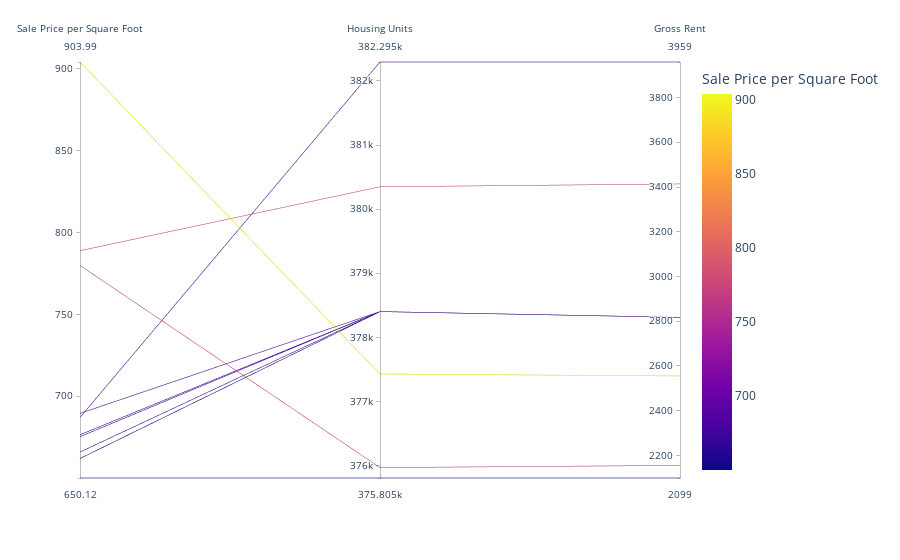

Notebook code cell kept with this figure:
### Code cell
# Parallel Coordinates Plot
px.parallel_coordinates(neighborhood_tenR, color="sale_price_sqr_foot", labels={"sale_price_sqr_foot": "Sale Price per Square Foot",
                "housing_units": "Housing Units", "gross_rent": "Gross Rent" })

### Figure 1 — Plotly figure (JSON) as saved in the notebook; plotly's stock layout.template omitted (floating-point values rounded to 4 significant figures)
{"data": [{"dimensions": [{"label": "Sale Price per Square Foot", "values": [904.0, 788.8, 779.8, 689.6, 687.1, 676.5, 675.4, 666.0, 662.0, 650.1]}, {"label": "Housing Units", "values": [377400.0, 380348, 376000.0, 378401, 382295, 378401, 378401, 378401, 378401, 375805]}, {"label": "Gross Rent", "values": [2555.0, 3414, 2155.0, 2817.0, 3959, 2817.0, 2817.0, 2817.0, 2817.0, 2099]}], "domain": {"x": [0, 1], "y": [0, 1]}, "line": {"color": [904.0, 788.8, 779.8, 689.6, 687.1, 676.5, 675.4, 666.0, 662.0, 650.1], "coloraxis": "coloraxis"}, "name": "", "type": "parcoords"}], "layout": {"autosize": true, "coloraxis": {"colorbar": {"title": {"text": "Sale Price per Square Foot"}}, "colorscale": [[0, "#0d0887"], [0.1111, "#46039f"], [0.2222, "#7201a8"], [0.3333, "#9c179e"], [0.4444, "#bd3786"], [0.5556, "#d8576b"], [0.6667, "#ed7953"], [0.7778, "#fb9f3a"], [0.8889, "#fdca26"], [1, "#f0f921"]]}, "legend": {"tracegroupgap": 0}, "margin": {"t": 60}}}
